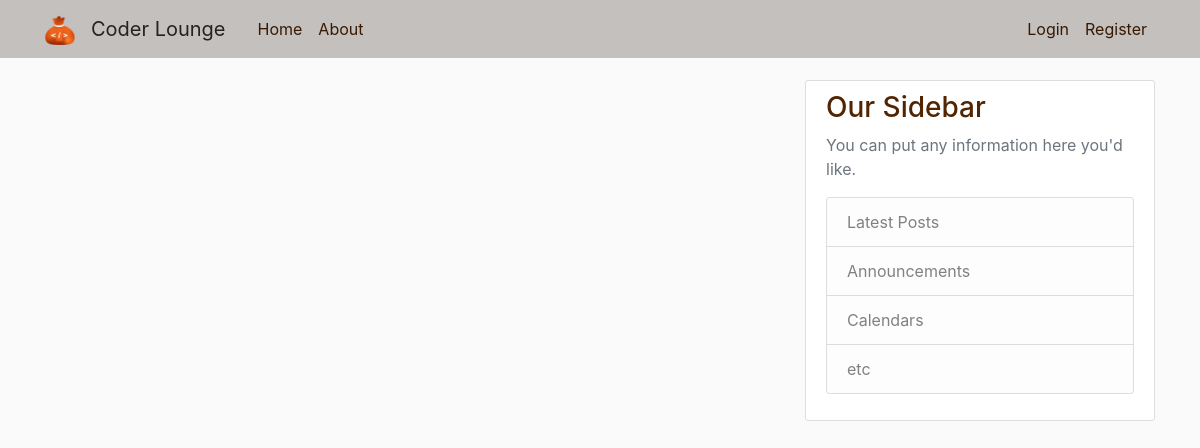
Page /home on the earlier database version.
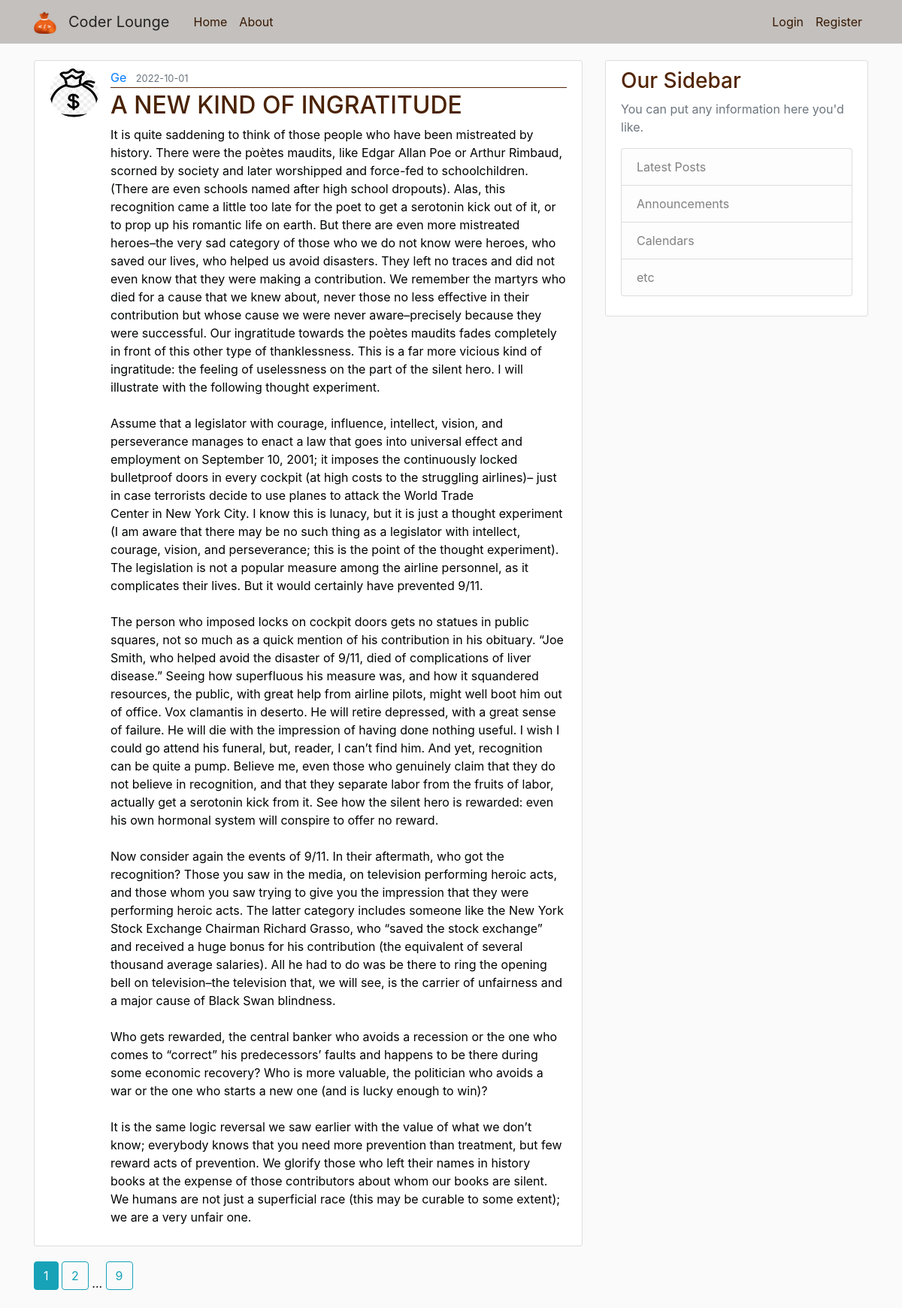
Same page on the later database version.
### flaskblog/models.py (models this page shows, shortened)
class Post(db.Model):
  id = db.Column(db.Integer, primary_key=True)
  title = db.Column(db.String(100), nullable=False)
  date_posted = db.Column(db.DateTime, nullable=False, default=datetime.utcnow)
  content = db.Column(db.Text, nullable=False)
  user_id = db.Column(db.Integer, db.ForeignKey('user.id'), nullable=False)

class User(db.Model, UserMixin):
  id = db.Column(db.Integer, primary_key=True)
  username = db.Column(db.String(20), unique=True, nullable=False)
  email = db.Column(db.String(120), unique=True, nullable=False)
  image_file = db.Column(db.String(20), nullable=False, default='default.jpg')
  password = db.Column(db.String(60), nullable=False)
  posts = db.relationship('Post', backref='author', lazy=True)

### flaskblog/routes.py (the view)
@app.route("/")
@app.route("/home")
def home():
  page = request.args.get('page', 1, type=int)
  posts = Post.query.paginate(per_page=1, page=page)
  return render_template('home.html', posts=posts)

### flaskblog/templates/home.html
{% extends "layout.html" %}
{% block content %}
    {% for post in posts.items %}
      <article class="media content-section">
        <img class="rounded-circle article-img" src=" {{ url_for('static', filename='profile_pics/' + post.author.image_file) }}">
        <div class="media-body">
          <div class="article-metadata">
            <a class="mr-2" href="#">{{ post.author.username }}</a>
            <small class="text-muted">{{ post.date_posted.strftime('%Y-%m-%d') }}</small>
          </div>
          <h2><a class="article-title" href="{{ url_for('post', post_id=post.id) }}">{{ post.title }}</a></h2>
          <p class="article-content">{{ post.content }}</p>
        </div>
      </article>
    {% endfor %}
    {% for page_num in posts.iter_pages(left_edge=1, right_edge=1, left_current=1, right_current=2) %}
      {% if page_num %}
        {% if posts.page == page_num %}
      <a class="btn btn-info mb-4" href="{{ url_for('home', page=page_num) }}">{{ page_num }}</a>
      {% else %}
      <a class="btn btn-outline-info mb-4" href="{{ url_for('home', page=page_num) }}">{{ page_num }}</a>
      {% endif %}
      {% else %}
      ...
      {% endif %}
    {% endfor %}
{% endblock content %}

### flaskblog/templates/layout.html (shortened to what this page needs)
<!DOCTYPE html>
<html>
  <head>
    <link rel="stylesheet" href="https://stackpath.bootstrapcdn.com/bootstrap/4.3.1/css/bootstrap.min.css">
    <link rel="stylesheet" type="text/css" href="{{ url_for ('static', filename='main.css') }}">
  </head>
  <body>
    <header class="site-header">
      <nav class="navbar navbar-expand-md navbar-dark bg-steel fixed-top">
        <div class="container">
          <a class="navbar-brand" href="#">
            <img src="/static/img/project-logo.png" width="30" height="30" alt="">
          <a class="navbar-brand mr-4" href="/">Coder Lounge</a>
          <div class="collapse navbar-collapse" id="navbarToggle">
            <div class="navbar-nav mr-auto">
              <a class="nav-item nav-link" href="{{ url_for('home') }}">Home</a>
              <a class="nav-item nav-link" href="{{ url_for('about') }}">About</a>
            </div>
            <div class="navbar-nav">
              {% if current_user.is_authenticated %}
                <a class="nav-item nav-link" href="{{ url_for('new_post') }}">New Post</a>
                <a class="nav-item nav-link" href="{{ url_for('account') }}">Account</a>
                <a class="nav-item nav-link" href="{{ url_for('logout') }}">Logout</a>
              {% else %}
                <a class="nav-item nav-link" href="{{ url_for('login') }}">Login</a>
                <a class="nav-item nav-link"  href="{{ url_for('register') }}">
                  Register
                </a>
              {% endif %}
              </div>
          </div>
        </div>
      </nav>
    </header>
    <main role="main" class="container">
      <div class="row">
        <div class="col-md-8">
        {% block content %}{% endblock %}
        </div>
        <div class="col-md-4">
          <div class="content-section">
            <h3>Our Sidebar</h3>
            <p class='text-muted'>You can put any information here you'd like.
              <ul class="list-group">
                <li class="list-group-item list-group-item-light">Latest Posts</li>
                <li class="list-group-item list-group-item-light">Announcements</li>
                <li class="list-group-item list-group-item-light">Calendars</li>
                <li class="list-group-item list-group-item-light">etc</li>
              </ul>
            </p>
          </div>
        </div>
      </div>
    </main>
  </body>
  </html>

### flaskblog/static/main.css (style rules this page uses)
body { background: #fafafa; color: #000202; margin-top: 5rem; }
h1, h2, h3, h4, h5, h6 { color: #522502; }
.bg-steel { background-color: #c3c0bd; }
.navbar-dark .navbar-brand { color: rgb(36, 35, 35); }
.site-header .navbar-nav .nav-link { color: #381902; }
.content-section { background: #ffffff; padding: 10px 20px; border: 1px solid #dddddd; border-radius: 3px; margin-bottom: 20px; }
.article-title { color: #4a2202; }
.article-content { white-space: pre-line; }
.article-img { height: 65px; width: 65px; margin-right: 16px; }
.article-metadata { padding-bottom: 1px; margin-bottom: 4px; border-bottom: 1px solid #552301 }

Differences in the rows shown:
added Post: image_file (picture), author.username "Ge", date_posted "2022-10-01", title "A NEW KIND OF INGRATITUDE", content "It is quite saddening to think of those people who have been mistreated by history. There were the poètes maudits, like Edgar Allan Poe or Arthur Rimbaud, scorned by society and later worshipped and force-fed to schoolchildren. (There are even schools named after high school dropouts). Alas, this recognition came a little too late for the poet to get a serotonin kick out of it, or to prop up his romantic life on earth. But there are even more mistreated heroes–the very sad category of those who we do not know were heroes, who saved our lives, who helped us avoid disasters. They left no traces and did not even know that they were making a contribution. We remember the martyrs who died for a…"
Other differences:
new list line: "1"
new list line: "2"
new list line: "9"
